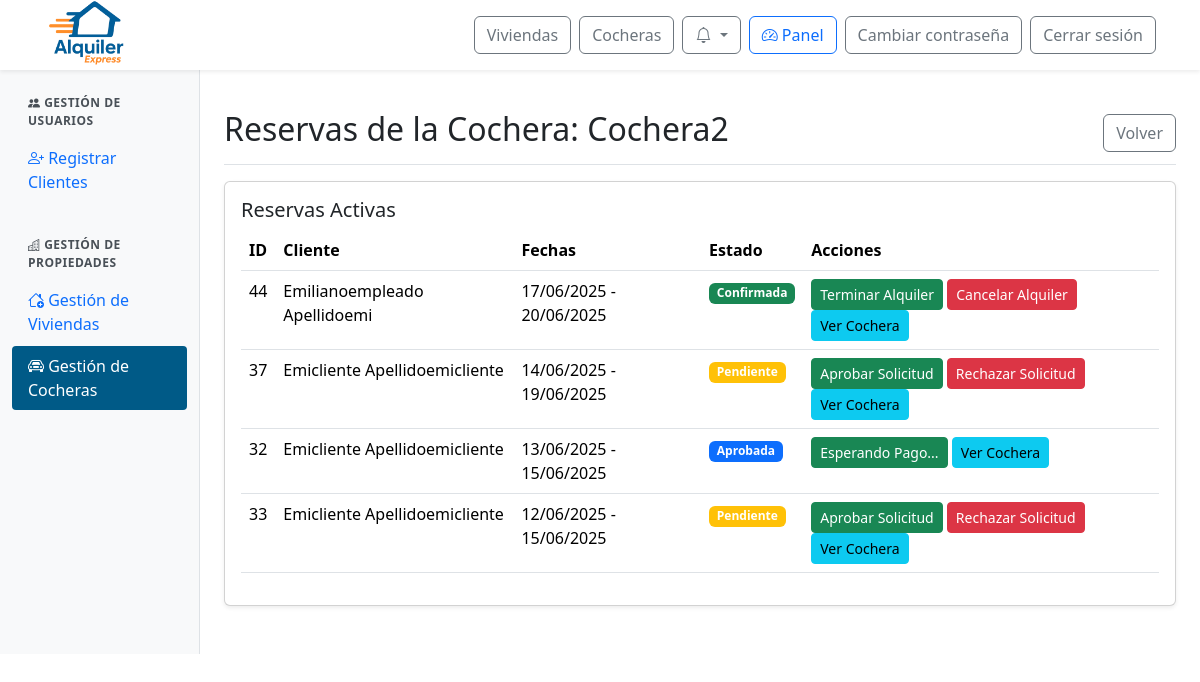
Before: /panel/cocheras/reservas/2/ (signed in) with the older database file.
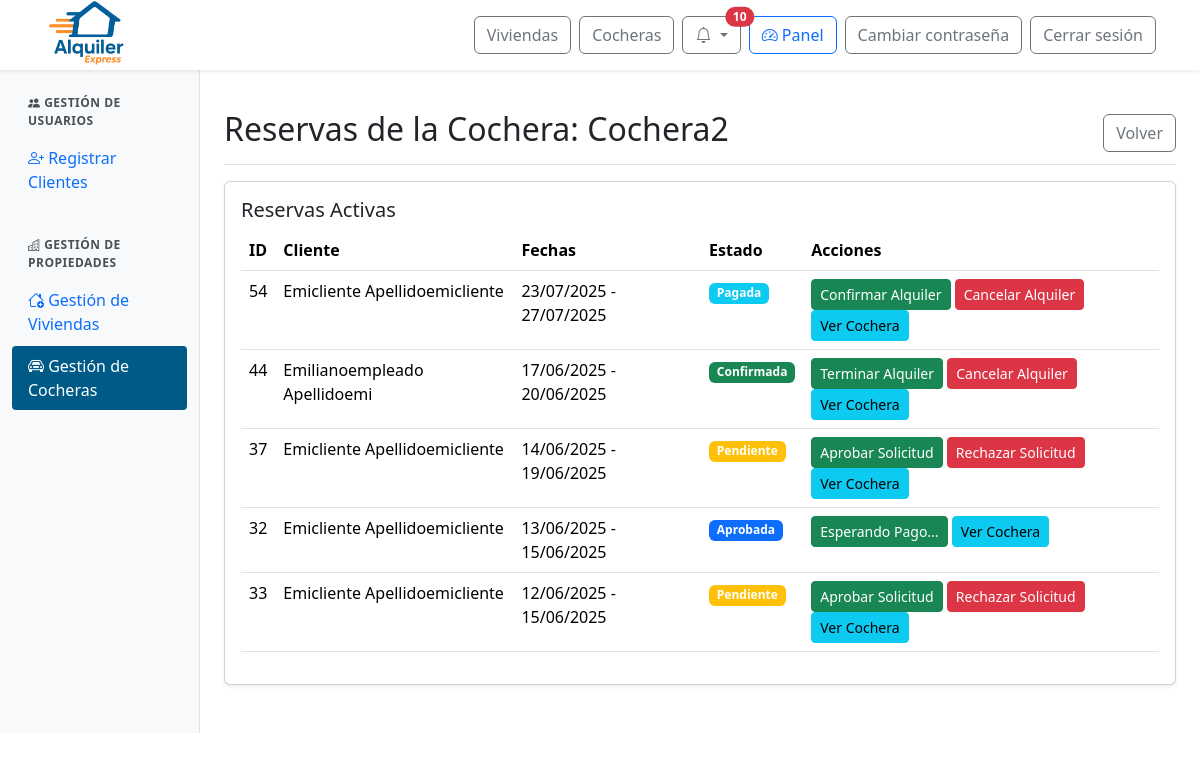
After: the same page with the newer database file.
### web/models.py (models this page shows, shortened)
class Reserva(models.Model):
    id_reserva = models.AutoField(primary_key=True)
    fecha_inicio = models.DateField()
    fecha_fin = models.DateField()
    precio_total = models.DecimalField(max_digits=10, decimal_places=2)
    estado = models.ForeignKey(Estado, on_delete=models.SET_NULL, null=True)  # Aquí está el estado FK
    inmueble = models.ForeignKey(Inmueble, null=True, blank=True, on_delete=models.SET_NULL)
    cochera = models.ForeignKey(Cochera, null=True, blank=True, on_delete=models.SET_NULL)
    descripcion = models.TextField()
    def cliente(self):
        rel = ClienteInmueble.objects.filter(reserva=self).first()
        return rel.cliente if rel else None

class ClienteInmueble(models.Model):
    id_cliente_inmueble = models.AutoField(primary_key=True)
    cliente = models.ForeignKey(Perfil, on_delete=models.CASCADE)  # FK a Perfil, no Usuario
    inmueble = models.ForeignKey(Inmueble, null=True, blank=True, on_delete=models.SET_NULL)
    cochera = models.ForeignKey(Cochera, null=True, blank=True, on_delete=models.SET_NULL)
    reserva = models.ForeignKey(Reserva, on_delete=models.CASCADE)

class Perfil(models.Model):
    id_perfil = models.AutoField(primary_key=True)
    usuario = models.OneToOneField(User, on_delete=models.CASCADE)
    dni = models.CharField(max_length=20)

class Estado(models.Model):
    id_estado = models.AutoField(primary_key=True)
    nombre = models.CharField(max_length=100)

### web/views.py (the view)
# urls.py: path('panel/cocheras/reservas/<int:id_cochera>/', views.admin_cocheras_reservas, name='admin_cocheras_reservas'),
@login_required
@user_passes_test(is_admin_or_empleado)
def admin_cocheras_reservas(request, id_cochera):
    cochera = get_object_or_404(Cochera, id_cochera=id_cochera)
    reservas = Reserva.objects.filter(
        cochera=cochera,
        estado__nombre__in=["Pendiente", "Aprobada", "Pagada", "Confirmada"]
    ).order_by('-fecha_inicio')
    return render(request, 'admin/admin_cocheras_reservas.html', {'cochera': cochera, 'reservas': reservas})

### web/context_processors.py (called while the page is built)
def notifications(request):
    if request.user.is_authenticated:
        try:
            return {
                'notificaciones': request.user.perfil.notificacion_set.order_by('-fecha_creacion')[:10],
                'notificaciones_no_leidas': request.user.perfil.notificacion_set.filter(leido=False).count()
            }
        except Exception:
            return {}
    return {}

### web/templatetags/user_groups.py (called while the page is built)
@register.filter(name='has_group')
def has_group(user, group_name):
    if not user.is_authenticated:
        return False
    return user.groups.filter(name=group_name).exists()

### web/views.py (called while the page is built)
def is_admin_or_empleado(user):
    return user.is_authenticated and (user.is_staff or user.groups.filter(name="empleado").exists())

### web/templates/admin/admin_cocheras_reservas.html (shortened to what this page needs)
{% extends 'admin/admin_base.html' %}
{% load static %}
{% block admin_content %}
<div class="d-flex justify-content-between flex-wrap flex-md-nowrap align-items-center pt-3 pb-2 mb-3 border-bottom">
  <h1 class="h2">Reservas de la Cochera: {{ cochera.nombre }}</h1>
  <a href="{% url 'admin_cocheras' %}" class="btn btn-outline-secondary">Volver</a>
</div>
<div class="card shadow-sm mb-4">
  <div class="card-body">
    <h5 class="card-title">Reservas Activas</h5>
    <div class="table-responsive">
      <table class="table table-hover">
        <thead>
          <tr>
            <th>ID</th>
            <th>Cliente</th>
            <th>Fechas</th>
            <th>Estado</th>
            <th>Acciones</th>
          </tr>
        </thead>
        <tbody>
          {% for reserva in reservas %}
          <tr>
            <td>{{ reserva.id_reserva }}</td>
            <td>
              {% if reserva.cliente %}
                {{ reserva.cliente.usuario.get_full_name|default:reserva.cliente.usuario.username }}
              {% else %}
                Cliente no disponible
              {% endif %}
            </td>
            <td>{{ reserva.fecha_inicio|date:"d/m/Y" }} - {{ reserva.fecha_fin|date:"d/m/Y" }}</td>
            <td>
              <span class="badge
                {% if reserva.estado.nombre == 'Confirmada' %}bg-success
                {% elif reserva.estado.nombre == 'Cancelada' %}bg-danger
                {% elif reserva.estado.nombre == 'Rechazada' %}bg-secondary
                {% elif reserva.estado.nombre == 'Pagada' %}bg-info
                {% elif reserva.estado.nombre == 'Aprobada' %}bg-primary
                {% elif reserva.estado.nombre == 'Pendiente' %}bg-warning
                {% elif reserva.estado.nombre == 'Finalizada' %}bg-dark
                {% else %}bg-warning{% endif %}">
                {{ reserva.estado.nombre }}
              </span>
            </td>
            <td>
              {% if reserva.estado.nombre == 'Pendiente' %}
                <button class="btn btn-sm btn-success" onclick="cambiarEstado('{{ reserva.id_reserva }}', 'Aprobada')">Aprobar Solicitud</button>
                <button class="btn btn-sm btn-danger" onclick="cambiarEstado('{{ reserva.id_reserva }}', 'Rechazada')">Rechazar Solicitud</button>
              {% elif reserva.estado.nombre == 'Aprobada' %}
                <button class="btn btn-sm btn-success">Esperando Pago...</button>
              {% elif reserva.estado.nombre == 'Pagada' %}
                <button class="btn btn-sm btn-success" onclick="cambiarEstado('{{ reserva.id_reserva }}', 'Confirmada')">Confirmar Alquiler</button>
                <button class="btn btn-sm btn-danger" onclick="cambiarEstado('{{ reserva.id_reserva }}', 'Cancelada')">Cancelar Alquiler</button>
              {% elif reserva.estado.nombre == 'Confirmada' %}
                <button class="btn btn-sm btn-success" onclick="cambiarEstado('{{ reserva.id_reserva }}', 'Finalizada')">Terminar Alquiler</button>
                <button class="btn btn-sm btn-danger" onclick="cambiarEstado('{{ reserva.id_reserva }}', 'Cancelada')">Cancelar Alquiler</button>
              {% endif %}
              <a href="{% url 'detalle_cochera' cochera.id_cochera %}" class="btn btn-sm btn-info">Ver Cochera</a>
            </td>
          </tr>
          {% empty %}
          <tr>
            <td colspan="5" class="text-center">No hay reservas activas</td>
          </tr>
          {% endfor %}
        </tbody>
      </table>
    </div>
  </div>
</div>
{% endblock %}

Changed rows visible on the page:
added Reserva: id_reserva "54", cliente.usuario.get_full_name "Emicliente Apellidoemicliente", fecha_inicio "23/07/2025", fecha_fin "27/07/2025", estado.nombre "Pagada"
Other visible differences:
{{ notificaciones_no_leidas }}: (not shown) → "10"
